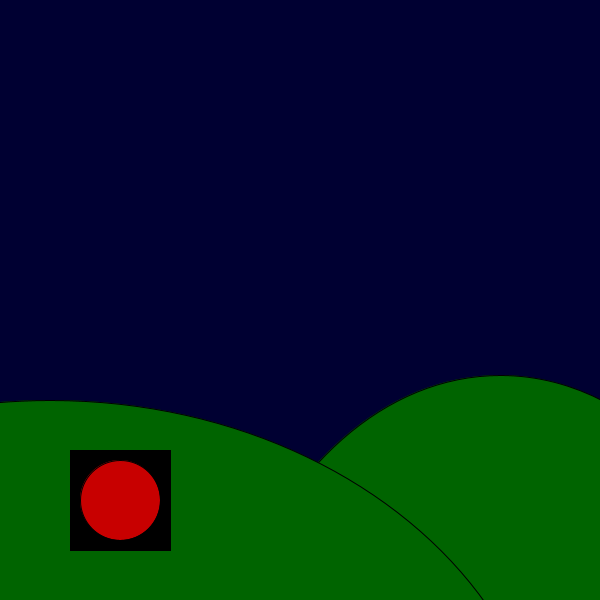
Frame 1 (no input)
Frame 60 (the mouse pressed at the canvas centre just before this capture): identical to frame 1, image omitted
Frame 120 (the mouse held since frame 60 and released just before this capture): identical to frame 1, image omitted

The Processing sketch that drew this single still picture (run headless with seeded random() and noise(); from frame 60 on, the mouse is pressed at the canvas centre):

// Processing sketch: buttons__interactive_scene
// ── buttons__interactive_scene.pde
float switchPosX = 120;
float switchPosY = 500;
float switchRadius = 40;
int x = 0;
int y = 0;
boolean switchState =false;
float angle=0;

void setup() {
  size(600, 600);
 
}

void draw() {
  background(0, 0, 50);
angle++;
  println(mouseX, mouseY);

  if (switchState== true) {
    
    //rotate(radians(angle));
    drawStar(17, 24, 55, 20, 45, 50);
    pushMatrix();
    translate(400, 50);
   drawStar(17, 24, 55, 20, 45, 50);
    popMatrix();
    pushMatrix();
    translate(300,200);
    drawStar(17, 24, 55, 20, 45, 50);
    popMatrix();
      pushMatrix();
    translate(250,100);
    drawStar(17, 24, 55, 20, 45, 50);
    popMatrix();
       pushMatrix();
    translate(100,200);
    drawStar(17, 24, 55, 20, 45, 50);
    popMatrix();
          pushMatrix();
    translate(500,120);
    drawStar(17, 24, 55, 20, 45, 50);
    popMatrix();
     pushMatrix();
    translate(50,90);
    drawStar(17, 24, 55, 20, 45, 50);
    popMatrix();
    pushMatrix();
     translate(150,25);
    drawStar(17, 24, 55, 20, 45, 50);
    popMatrix();
    
    
  } 

  ellipse(switchPosX, switchPosY, switchRadius * 2, switchRadius * 2);


  fill(0, 100, 0);
  ellipse(500, 800, 600, 850);
  ellipse(50, 800, 1000, 800);
  fill(0);
  rect(70, 450, 100, 100);
  fill(200, 0, 0);
  ellipse(switchPosX, switchPosY, switchRadius * 2, switchRadius * 2);
}

void drawStar(int x1, int y1, int x2, int y2, int x3, int y3) {
pushMatrix();
translate(30,40);
rotate(radians(angle));
  fill(255);
  triangle(x1, y1, x2, y2, x3, y3);
  triangle(x1+15, y1-13, x2+10, y2+20, x3-20, y3-5);

  popMatrix();
}
void mousePressed() {
  if (dist(mouseX, mouseY, switchPosX, switchPosY) < switchRadius) {
    switchState = !switchState;
  }
}
